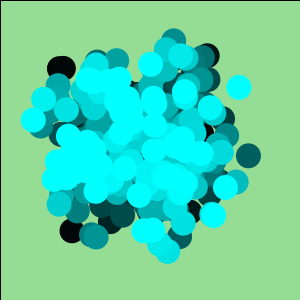
Frame 1 (no input)
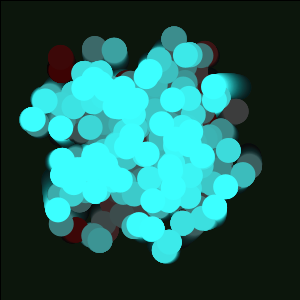
Frame 60 (the mouse pressed at the canvas centre just before this capture)
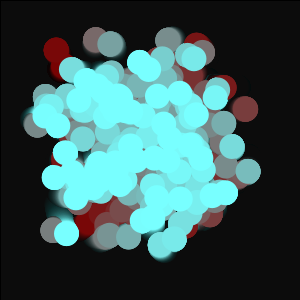
Frame 120 (the mouse held since frame 60 and released just before this capture)

The Processing sketch that drew these frames (run headless with seeded random() and noise(); from frame 60 on, the mouse is pressed at the canvas centre):

// Processing sketch: MagicWorms
// ── MagicWorms.pde
 int random = (int) random(301);
 int random2 = (int) random(301);
void setup(){
      size(300, 300);
    background(155, 230, 155);
}
void draw(){
  makeMagical();
  for(int i = 0; i<300; i++){
    fill(frameCount,i,i);
    ellipse(getWormX(i),getWormY(i),25,25);
    random = (int) random(301);
  random2 = (int) random(301);
}
}
float frequency = .001;
    float noiseInterval = PI;

    void makeMagical() {
        fill( 0, 0, 0, 10 );
        rect(0, 0, width, height);
        noStroke();
    }

    float getWormX(int i) {
        return map(noise(i*noiseInterval + frameCount * frequency), 0, 1, 0, width);
    }

    float getWormY(int i) {
        return map(noise(i*noiseInterval+1 + frameCount * frequency), 0, 1, 0, height);
    }
